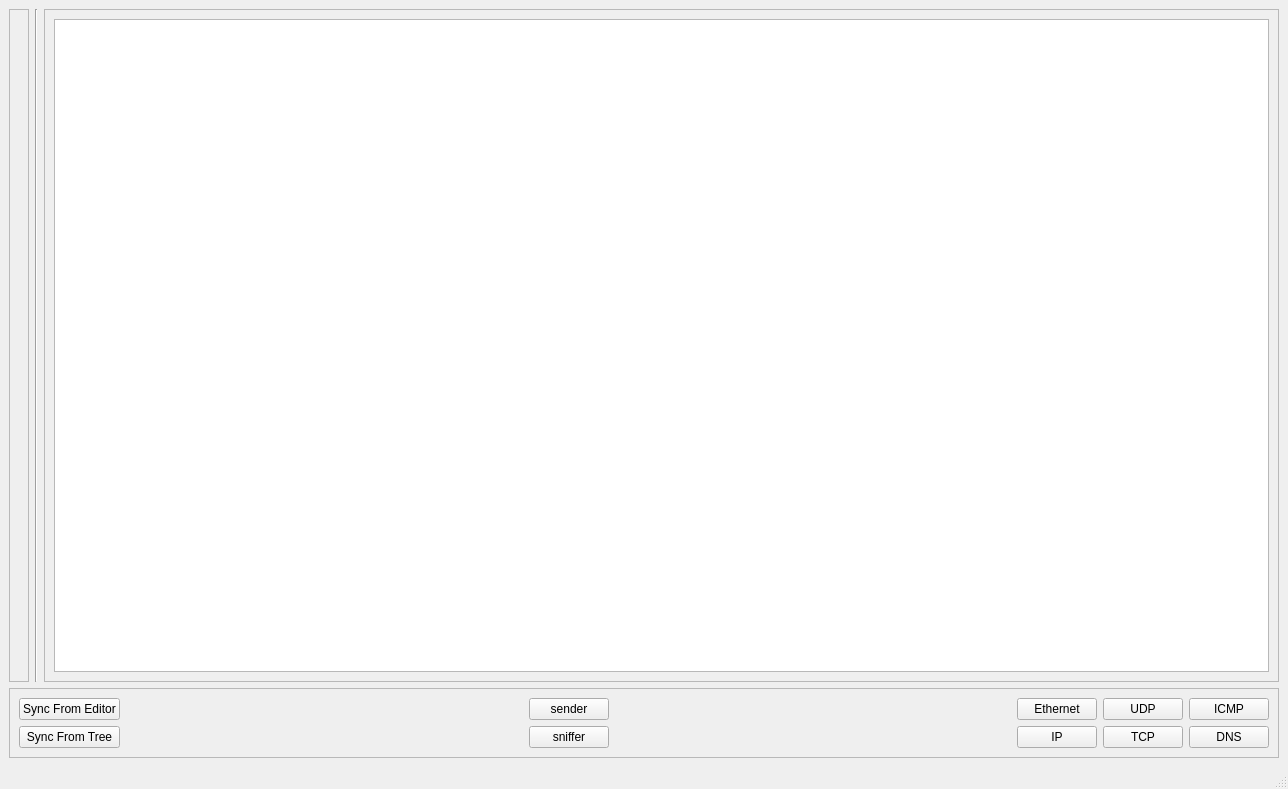
<?xml version="1.0" encoding="UTF-8"?>
<ui version="4.0">
 <class>MainWindow</class>
 <widget class="QMainWindow" name="MainWindow">
  <property name="geometry">
   <rect>
    <x>0</x>
    <y>0</y>
    <width>1288</width>
    <height>789</height>
   </rect>
  </property>
  <property name="windowTitle">
   <string>MainWindow</string>
  </property>
  <widget class="QWidget" name="centralwidget">
   <layout class="QGridLayout" name="gridLayout">
    <item row="1" column="0">
     <widget class="QFrame" name="frame">
      <property name="frameShape">
       <enum>QFrame::StyledPanel</enum>
      </property>
      <property name="frameShadow">
       <enum>QFrame::Raised</enum>
      </property>
      <layout class="QGridLayout" name="gridLayout_2">
       <item row="1" column="0">
        <widget class="QsciScintilla" name="textEdit">
         <property name="toolTip">
          <string/>
         </property>
         <property name="whatsThis">
          <string/>
         </property>
        </widget>
       </item>
      </layout>
     </widget>
    </item>
    <item row="1" column="2">
     <widget class="QFrame" name="frame_2">
      <property name="frameShape">
       <enum>QFrame::StyledPanel</enum>
      </property>
      <property name="frameShadow">
       <enum>QFrame::Raised</enum>
      </property>
      <layout class="QGridLayout" name="gridLayout_3">
       <item row="0" column="0">
        <widget class="QTreeView" name="treeView"/>
       </item>
      </layout>
     </widget>
    </item>
    <item row="1" column="1">
     <widget class="Line" name="line">
      <property name="orientation">
       <enum>Qt::Vertical</enum>
      </property>
     </widget>
    </item>
    <item row="2" column="0" colspan="3">
     <widget class="QFrame" name="frame_3">
      <property name="frameShape">
       <enum>QFrame::StyledPanel</enum>
      </property>
      <property name="frameShadow">
       <enum>QFrame::Raised</enum>
      </property>
      <layout class="QGridLayout" name="gridLayout_4">
       <item row="2" column="0">
        <widget class="QPushButton" name="tree_sync_button">
         <property name="text">
          <string>Sync From Tree</string>
         </property>
        </widget>
       </item>
       <item row="2" column="2">
        <widget class="QPushButton" name="new_sniff_button">
         <property name="text">
          <string>sniffer</string>
         </property>
        </widget>
       </item>
       <item row="1" column="1">
        <spacer name="horizontalSpacer_2">
         <property name="orientation">
          <enum>Qt::Horizontal</enum>
         </property>
         <property name="sizeHint" stdset="0">
          <size>
           <width>40</width>
           <height>20</height>
          </size>
         </property>
        </spacer>
       </item>
       <item row="2" column="1">
        <spacer name="horizontalSpacer_3">
         <property name="orientation">
          <enum>Qt::Horizontal</enum>
         </property>
         <property name="sizeHint" stdset="0">
          <size>
           <width>40</width>
           <height>20</height>
          </size>
         </property>
        </spacer>
       </item>
       <item row="1" column="6">
        <widget class="QPushButton" name="new_icmp_button">
         <property name="text">
          <string>ICMP</string>
         </property>
        </widget>
       </item>
       <item row="1" column="0">
        <widget class="QPushButton" name="editor_sync_button">
         <property name="text">
          <string>Sync From Editor</string>
         </property>
        </widget>
       </item>
       <item row="2" column="6">
        <widget class="QPushButton" name="new_dns_button">
         <property name="text">
          <string>DNS</string>
         </property>
        </widget>
       </item>
       <item row="1" column="2">
        <widget class="QPushButton" name="new_spoof_button">
         <property name="text">
          <string>sender</string>
         </property>
        </widget>
       </item>
       <item row="1" column="4">
        <widget class="QPushButton" name="new_ethernet_button">
         <property name="text">
          <string>Ethernet</string>
         </property>
        </widget>
       </item>
       <item row="2" column="4">
        <widget class="QPushButton" name="new_ip_button">
         <property name="text">
          <string>IP</string>
         </property>
        </widget>
       </item>
       <item row="1" column="3">
        <spacer name="horizontalSpacer">
         <property name="orientation">
          <enum>Qt::Horizontal</enum>
         </property>
         <property name="sizeHint" stdset="0">
          <size>
           <width>40</width>
           <height>20</height>
          </size>
         </property>
        </spacer>
       </item>
       <item row="2" column="3">
        <spacer name="horizontalSpacer_4">
         <property name="orientation">
          <enum>Qt::Horizontal</enum>
         </property>
         <property name="sizeHint" stdset="0">
          <size>
           <width>40</width>
           <height>20</height>
          </size>
         </property>
        </spacer>
       </item>
       <item row="2" column="5">
        <widget class="QPushButton" name="new_tcp_button">
         <property name="text">
          <string>TCP</string>
         </property>
        </widget>
       </item>
       <item row="1" column="5">
        <widget class="QPushButton" name="new_udp_button">
         <property name="text">
          <string>UDP</string>
         </property>
        </widget>
       </item>
      </layout>
     </widget>
    </item>
   </layout>
  </widget>
  <widget class="QStatusBar" name="statusbar"/>
 </widget>
 <customwidgets>
  <customwidget>
   <class>QsciScintilla</class>
   <extends>QFrame</extends>
   <header>Qsci/qsciscintilla.h</header>
  </customwidget>
 </customwidgets>
 <resources/>
 <connections/>
</ui>
